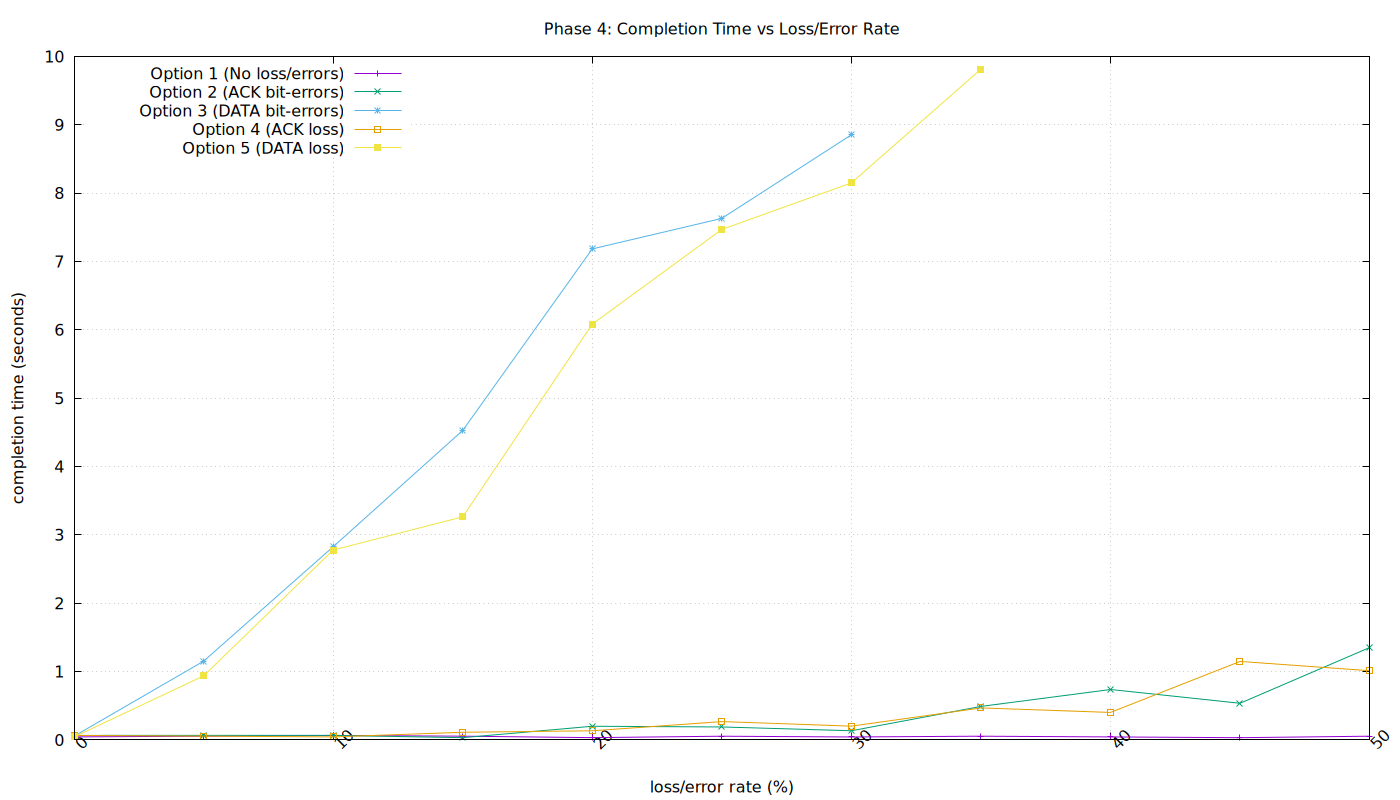

Write the gnuplot code that produced this figure.
set terminal pngcairo size 1400,800
set output "results/phase4_chart1.png"
set title "Phase 4: Completion Time vs Loss/Error Rate"
set xlabel "loss/error rate (%)"
set ylabel "completion time (seconds)"
set grid
set key left top
set xtics rotate by 45
set datafile separator ","
plot "results/phase4_chart1_avg.csv" using 1:2 with linespoints title "Option 1 (No loss/errors)", \
     "results/phase4_chart1_avg.csv" using 1:4 with linespoints title "Option 2 (ACK bit-errors)", \
     "results/phase4_chart1_avg.csv" using 1:6 with linespoints title "Option 3 (DATA bit-errors)", \
     "results/phase4_chart1_avg.csv" using 1:8 with linespoints title "Option 4 (ACK loss)", \
     "results/phase4_chart1_avg.csv" using 1:10 with linespoints title "Option 5 (DATA loss)"
